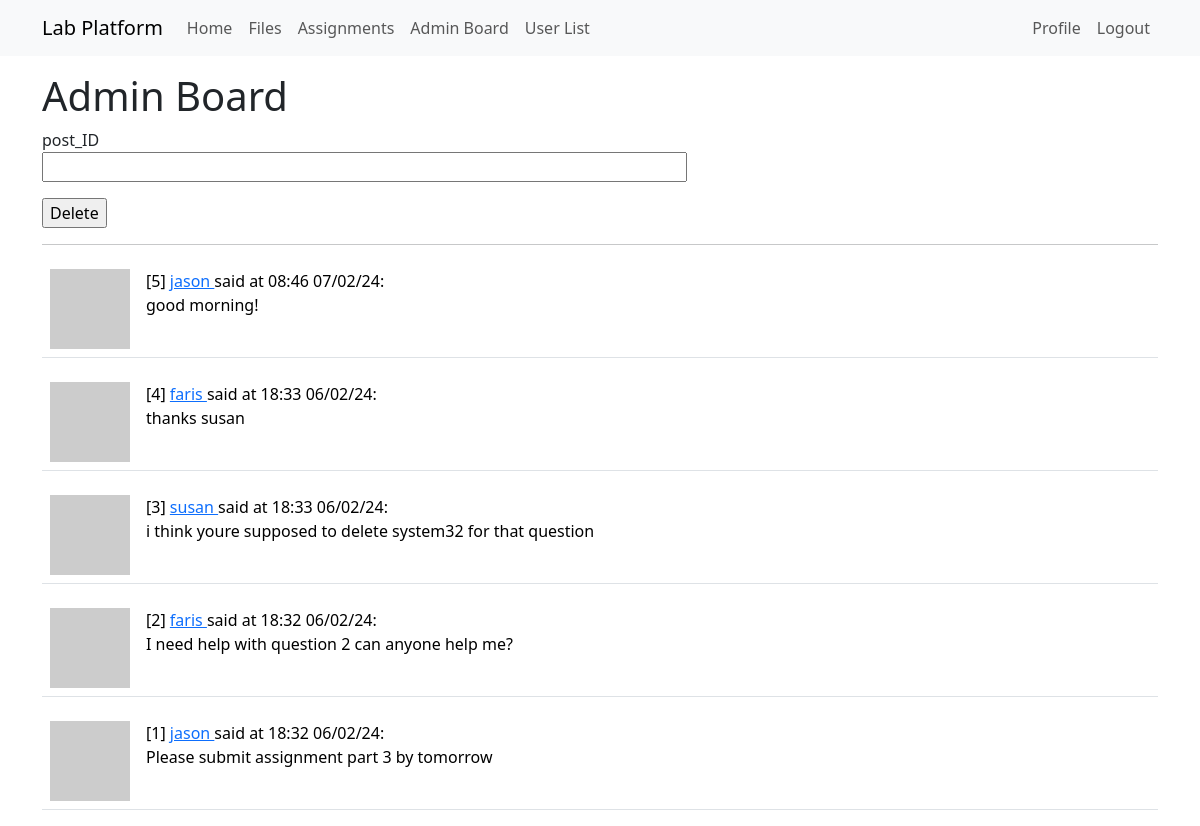
The app's page /adminboard (signed in) with its own data.
### app/models.py (models this page shows, shortened)
class Post(db.Model):
    id: so.Mapped[int] = so.mapped_column(primary_key=True)
    body: so.Mapped[str] = so.mapped_column(sa.String(140))
    timestamp: so.Mapped[datetime] = so.mapped_column(
        index=True, default=lambda: datetime.now(timezone.utc))
    user_id: so.Mapped[int] = so.mapped_column(sa.ForeignKey(User.id),
                                               index=True)
    author: so.Mapped[User] = so.relationship(back_populates='posts')
    def get_ftime(self):
        return self.timestamp.strftime("%H:%M %d/%m/%y")

class User(UserMixin, db.Model):
    id: so.Mapped[int] = so.mapped_column(primary_key=True)
    username: so.Mapped[str] = so.mapped_column(sa.String(64), index=True,
                                                unique=True)
    email: so.Mapped[str] = so.mapped_column(sa.String(120), index=True,
                                             unique=True)
    password_hash: so.Mapped[Optional[str]] = so.mapped_column(sa.String(256))
    posts: so.WriteOnlyMapped['Post'] = so.relationship(
        back_populates='author')
    files: so.WriteOnlyMapped['File'] = so.relationship(
        back_populates='uploader')
    role: so.Mapped[int] = so.mapped_column(sa.Integer, default=-1, index=True, unique=False)
    assignments: so.WriteOnlyMapped['Assignment'] = so.relationship(
        back_populates='asmtauthor')
    submissions: so.WriteOnlyMapped['Submission'] = so.relationship(
        back_populates='submitter')
    def avatar(self, size):
        digest = md5(self.email.lower().encode('utf-8')).hexdigest()
        return f'https://www.gravatar.com/avatar/{digest}?d=identicon&s={size}'
    def is_admin(self):
        return self.role == 0

### app/routes.py (the view, shortened to what this page needs)
@app.route('/adminboard', methods=['GET', 'POST'])
@login_required
def adminboard():
    if not current_user.is_admin():
        return redirect(url_for('index'))
    form = DeletePost()
    return render_template('adminboard.html',
                            title='Discussion Board',
                                posts= db.session.scalars(sa.select(Post).order_by(sa.desc(Post.timestamp))).all(),
                                form = form)

### app/forms.py (shortened to what this page needs)
class DeletePost(FlaskForm):
    post_ID = StringField('post_ID', validators=[DataRequired()])
    submit = SubmitField('Delete')

### app/models.py (called while the page is built)
@login.user_loader
def load_user(id):
    return db.session.get(User, int(id))

### app/templates/adminboard.html (shortened to what this page needs)
{% extends "base.html" %}
{% block content %}
    <h1>Admin Board</h1>
    <form action="" method="post">
        <p>
            {{ form.post_ID.label }}<br>
            {{ form.post_ID(size=64) }}<br>
        </p>
        <p>{{ form.submit() }}</p>
    <hr>
    {% for post in posts %}
        {% include '_post.html' %}
    {% endfor %}
{% endblock %}

### app/templates/_post.html
<table class="table table-hover">
    <tr>
        <td width="70px">
            <a href="{{ url_for('user', username=post.author.username) }}">
                <img src="{{ post.author.avatar(70) }}" />
            </a>
        </td>
        <td>
            [{{ post.id }}]
            <a href="{{ url_for('user', username=post.author.username) }}">
                {{ post.author.username }}
            </a>
            said at {{ post.get_ftime() }}:
            <br>
            {{ post.body }}
        </td>
    </tr>
</table>

### records on screen
Post: id "5", author.username "jason", get_ftime "08:46 07/02/24", body "good morning!"
Post: id "4", author.username "faris", get_ftime "18:33 06/02/24", body "thanks susan"
Post: id "3", author.username "susan", get_ftime "18:33 06/02/24", body "i think youre supposed to delete system32 for that question"
Post: id "2", author.username "faris", get_ftime "18:32 06/02/24", body "I need help with question 2 can anyone help me?"
Post: id "1", author.username "jason", get_ftime "18:32 06/02/24", body "Please submit assignment part 3 by tomorrow"
